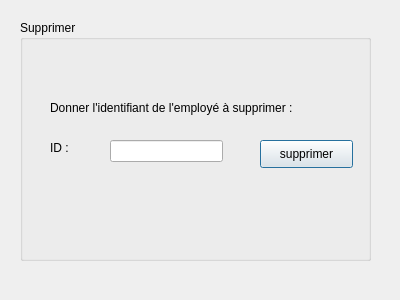
<?xml version="1.0" encoding="UTF-8"?>
<ui version="4.0">
 <class>supprimer</class>
 <widget class="QDialog" name="supprimer">
  <property name="geometry">
   <rect>
    <x>0</x>
    <y>0</y>
    <width>400</width>
    <height>300</height>
   </rect>
  </property>
  <property name="windowTitle">
   <string>Dialog</string>
  </property>
  <widget class="QGroupBox" name="groupBox">
   <property name="geometry">
    <rect>
     <x>20</x>
     <y>20</y>
     <width>351</width>
     <height>241</height>
    </rect>
   </property>
   <property name="title">
    <string>Supprimer</string>
   </property>
   <widget class="QLabel" name="label">
    <property name="geometry">
     <rect>
      <x>30</x>
      <y>120</y>
      <width>56</width>
      <height>16</height>
     </rect>
    </property>
    <property name="text">
     <string>ID :</string>
    </property>
   </widget>
   <widget class="QLineEdit" name="supp_id">
    <property name="geometry">
     <rect>
      <x>90</x>
      <y>120</y>
      <width>113</width>
      <height>22</height>
     </rect>
    </property>
   </widget>
   <widget class="QPushButton" name="supp_bouton">
    <property name="geometry">
     <rect>
      <x>240</x>
      <y>120</y>
      <width>93</width>
      <height>28</height>
     </rect>
    </property>
    <property name="text">
     <string>supprimer</string>
    </property>
   </widget>
   <widget class="QLabel" name="label_2">
    <property name="geometry">
     <rect>
      <x>30</x>
      <y>80</y>
      <width>271</width>
      <height>16</height>
     </rect>
    </property>
    <property name="text">
     <string>Donner l'identifiant de l'employé à supprimer :</string>
    </property>
   </widget>
  </widget>
 </widget>
 <resources/>
 <connections/>
</ui>
